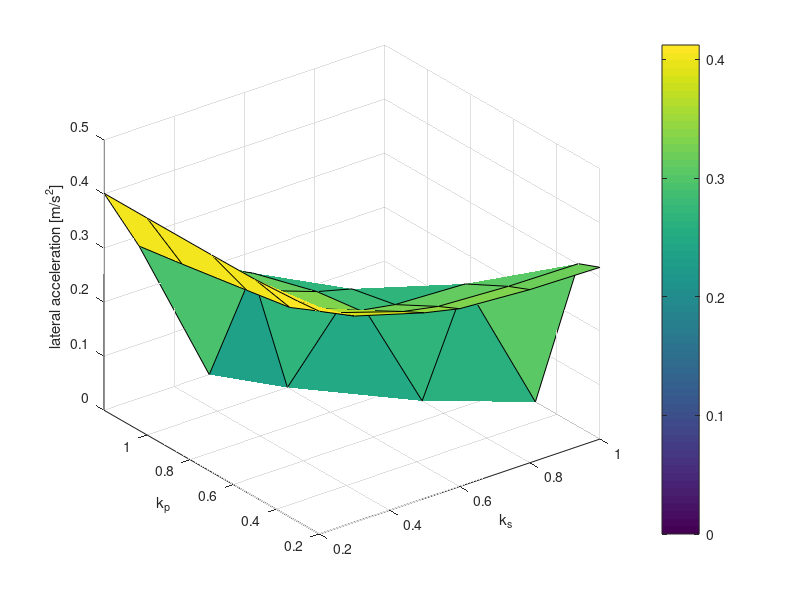

Source code (MATLAB):
k_s = [0.2 0.3 0.5 0.6 0.8 1];
k_p = [0.2 0.3 0.5 0.7 1 1.2];
a_y = [0.4121 0.3813 0.3434 0.329 0.3204 0.3177;
    0.4079 0.3645 0.3229 0.3103 0.3035 0.3015;
    0.4026 0.3285 0.2791 0.2679 0.2622 0;
    0.4018 0.3145 0.2681 0.2511 0 0;
    0.4014 0.2942 0.234 0 0 0;
    0.4014 0.2817 0 0 0 0];
surf(k_s,k_p,a_y);
colorbar;
xlim([0.2 1]); ylim([0.2 1.2]);
xlabel('k_s');ylabel('k_p'); zlabel('lateral acceleration [m/s^2]');